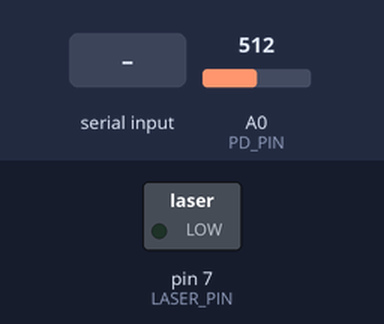
Recording of a sketch running on a simulated Arduino Uno, built with avr-gcc and run on an emulated ATmega328P. On the bench: switched loads named in the sketch (green lamp = pin HIGH). The test bench sets the inputs (shaded band); at power-on: A0 (PD_PIN) = 512. What the sketch prints to the serial monitor is not drawn.

Above: at 1.2 s.
1.3 s: "90 45\n" received over Serial
At 1.39 s:
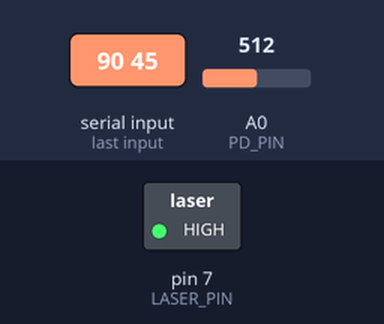
Timing chart, 0 to 10.3 s (numbered marks = the images above; inputs shaded):
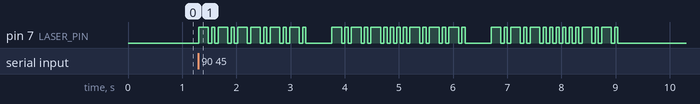

The sketch:

send_receiveTest2.ino
```cpp
/* =================================================================
   COMBO: LM-101-A2 Laser TX  ×  S6967 PIN-PD RX
   ---------------------------------------------------------------
   - D7  : LASER_PIN  (HIGH = 発光)   ─→ 2N2222 → LM-101-A2 (+5 V)
   - A0  : PD_PIN     (アナログ入力) ─→ S6967 アノード
            └─ 3.3 kΩ ─ 1 kΩ ─→ GND   (計 4.3 kΩ RLOAD)
   - S6967 カソード → +5 V  ←逆バイアス
   ================================================================= */
#include <Arduino.h>
#include <string.h>

/* --- ハード設定 --- */
const uint8_t  LASER_PIN = 7;
const uint8_t  PD_PIN    = A0;

/* --- 通信パラメータ --- */
const uint16_t UNIT      = 60;        // dot = 60 ms
const uint16_t DOT_TOL   = 25;        // 許容誤差 ±25 ms
const uint16_t THRESH    = 180;       // 手動しきい値 (要実測調整)
const uint16_t FRAME_GAP = 7*UNIT;    // フレーム間サイレンス

const char* HEADER = "-.-.-";         // CT
const char* FOOTER = ".-.-.";         // AR
const char* NUMPAT[8] =
  { "-", ".-", "..-", "...-", "....-", ".....", "-....", "-..." };

/* --- グローバル --- */
volatile bool txBusy=false;           // 送信中フラグ
uint32_t tPrev = 0;                   // 受信パルス計測

/* ---------------- TX ユーティリティ ---------------- */
inline void pulseDot (){
  digitalWrite(LASER_PIN,HIGH); delay(UNIT);
  digitalWrite(LASER_PIN,LOW ); delay(UNIT);
}
inline void pulseDash(){
  digitalWrite(LASER_PIN,HIGH); delay(3*UNIT);
  digitalWrite(LASER_PIN,LOW ); delay(UNIT);
}
void sendPattern(const char* p){
  for(;*p;++p){
    if(*p=='.') pulseDot();
    else if(*p=='-') pulseDash();
    else if(*p==' '){ digitalWrite(LASER_PIN,LOW); delay(2*UNIT); }
  }
}
void transmit(uint8_t n){
  txBusy=true;
  sendPattern(HEADER);
  sendPattern(NUMPAT[n]);
  sendPattern(FOOTER);
  txBusy=false;
  delay(FRAME_GAP);
}

/* --------------- RX ユーティリティ ---------------- */
inline bool isHigh(){ return analogRead(PD_PIN)>THRESH; }

char classifyPulse(uint16_t len){
  if(abs((int)len-(int)UNIT) <= DOT_TOL)          return '.';
  if(abs((int)len-(int)(3*UNIT)) <= 3*DOT_TOL)    return '-';
  return '?';
}

void pushChar(char* buf,uint8_t& len,char c,uint8_t max=32){
  if(len<max) buf[len++]=c;
  else { memmove(buf,buf+1,max-1); buf[max-1]=c; }
}

void decodeLoop(){
  static char buf[32]; static uint8_t len=0;
  static bool lastHi=false;

  bool hi=isHigh();
  uint32_t now=millis();

  if(hi!=lastHi){                     // エッジ
    uint32_t dur = now - tPrev;
    tPrev = now;

    if(lastHi){                       // HIGH 区間 -> dot/dash
      char s=classifyPulse(dur);
      if(s!='?') pushChar(buf,len,s);
    }else{                            // LOW 区間 -> 文字/フレーム間
      if(dur > 2*UNIT) pushChar(buf,len,' ');
    }

    /* ヘッダー検出 → バッファクリア */
    if(len>=strlen(HEADER) &&
       !strncmp(buf+len-strlen(HEADER),HEADER,strlen(HEADER))){
      len=0;                          // 新フレーム開始
      return;
    }

    /* フッター検出 → 数値化して表示 */
    if(len>=strlen(FOOTER) &&
       !strncmp(buf+len-strlen(FOOTER),FOOTER,strlen(FOOTER))){
      len -= strlen(FOOTER);
      buf[len]='\0';
      for(uint8_t i=0;i<8;++i){
        if(!strcmp(buf,NUMPAT[i])){
          Serial.print(F("RX value = ")); Serial.println(i);
          break;
        }
      }
      len=0;
    }
    lastHi=hi;
  }
}

/* ------------------ SETUP ------------------ */
void setup(){
  pinMode(LASER_PIN,OUTPUT); digitalWrite(LASER_PIN,LOW);
  pinMode(PD_PIN,INPUT);
  Serial.begin(9600);
  Serial.println(F("Enter 0–7 to TX. Receiving simultaneously..."));
}

/* ------------------- LOOP ------------------ */
void loop(){
  /* --- 送信コマンド処理 --- */
  if(Serial.available() && !txBusy){
    char ch = Serial.read();
    if(ch>='0' && ch<='7'){ Serial.print(F("TX: ")); Serial.println(ch);
      transmit(ch-'0');
    }
  }

  /* --- 受信処理 --- */
  if(!txBusy) decodeLoop();
}
```
